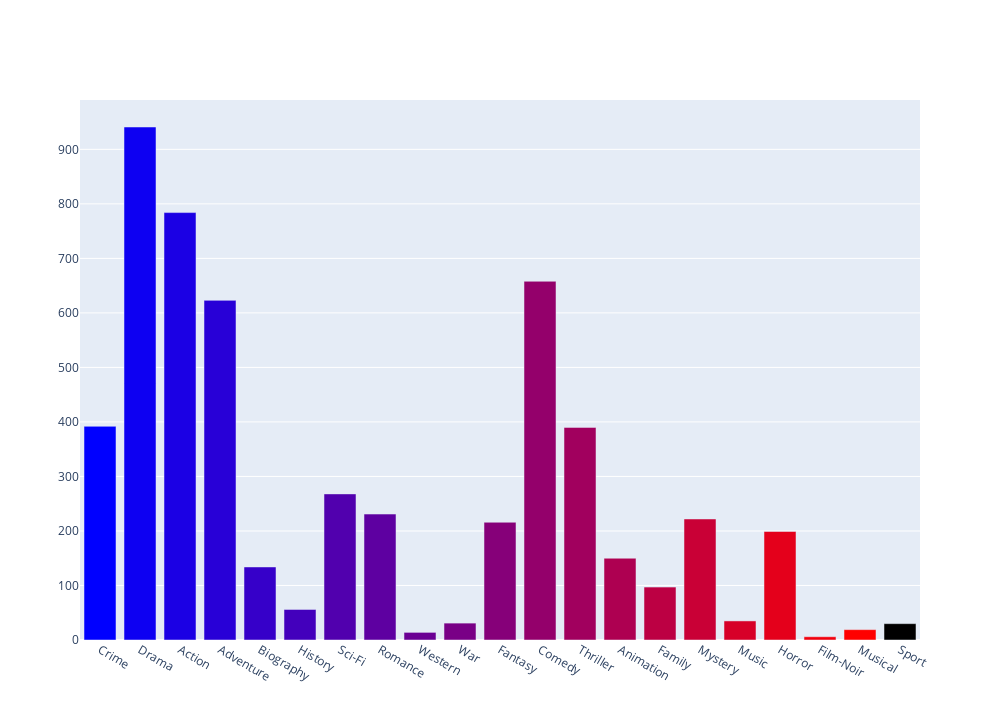

Notebook code cell kept with this figure:
### Code cell
trace1 = go.Bar(
    x  = df3.kind,
    y = df3.ratio,
    name = "Ratio",
    marker = dict(
        color = [0,1,2,3,4,5,6,7,8,9,10,11,12,13,14,15,16,17,18,19],
        colorscale = "Bluered")
)

data1= [trace1]
layout = dict( 
    autosize = False,
    width = 1000,
    height = 720,
    barmode = "group",)
fig  = dict (data = data1, layout = layout)
iplot ( fig)

### Figure 1 — Plotly figure (JSON) as saved in the notebook; plotly's stock layout.template omitted (floating-point values rounded to 4 significant figures)
{"data": [{"marker": {"color": [0, 1, 2, 3, 4, 5, 6, 7, 8, 9, 10, 11, 12, 13, 14, 15, 16, 17, 18, 19], "colorscale": [[0, "rgb(0,0,255)"], [1, "rgb(255,0,0)"]]}, "name": "Ratio", "type": "bar", "x": ["Crime", "Drama", "Action", "Adventure", "Biography", "History", "Sci-Fi", "Romance", "Western", "War", "Fantasy", "Comedy", "Thriller", "Animation", "Family", "Mystery", "Music", "Horror", "Film-Noir", "Musical", "Sport"], "y": [392, 941, 784, 623, 134, 56, 268, 231, 14, 31, 216, 658, 390, 150, 97, 222, 35, 199, 6, 19, 30]}], "layout": {"autosize": false, "barmode": "group", "height": 720, "width": 1000}}
